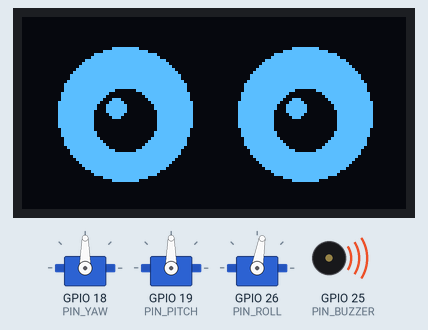
The program below on a simulated ESP32. On the bench: 128×64 one-colour display, 3 × servo, buzzer (waves = sounding, pin HIGH). Random numbers use the default seed unless the program sets one; EEPROM starts erased; what the program prints to the serial monitor is not drawn.

Above: at 0.9 s.

The program:

main.cpp
```cpp
/*
 * Cabeza social 3 GDL - firmware del ESP32  (µTP Robótica Social - Robótica II)
 *
 * Este archivo solo ARMA el sistema: dice qué pines hay, qué valores de fábrica tiene cada eje y
 * conecta las piezas. La lógica vive en lib/ (ver README.md).
 */
#include <Arduino.h>
#include <Wire.h>
#include <ESP32Servo.h>
#include <Neck.h>
#include <NeckParams.h>
#include <ToneSequencer.h>
#include <Eyes.h>
#include <HeadProtocol.h>

// ---------------------------------------------------------------- hardware
constexpr int PIN_YAW    = 18;  // MG996R
constexpr int PIN_PITCH  = 19;  // MG996R
constexpr int PIN_ROLL   = 26;  // MG996R   (antes MG90S)
constexpr int PIN_BUZZER = 25;  // módulo buzzer pasivo MH-FMD, suena con el pin en BAJO

constexpr int     OLED_SDA  = 21;    // pines I2C normales del ESP32
constexpr int     OLED_SCL  = 22;
constexpr uint8_t OLED_ADDR = 0x3C;  // 0x3D dirección alternativa (ver pantalla y jumper)

const NeckHw HW = { {PIN_YAW, PIN_PITCH, PIN_ROLL}, 500, 2500 };   // pulso 500..2500 us = 0..180°

// ---------------------------------------------------------------- valores de fábrica por eje
// 'step' = zona muerta medida del conjunto servo + estructura inicialmente de (yaw 5°, pitch 4°, roll 2°),
// al modificar los servos utilizados (los 3 mg996r) se utiliza 4° para todos (yaw= pitch= roll= 4°).
// vmax conviene mantenerlo por debajo de la velocidad del servo (MG996R ~350-430 °/s sin carga,
// MG90S ~600-750 °/s) para que cada salto de 'step' termine antes del siguiente.
// El roll (MG90S) arranca en modo directo, que fue lo que mejor funcionó. Luego se modifico por un MG996R en modo indirecto
const MotionConfig DEFAULTS[NUM_AXES] = {
  //          min  max  home  vmax  amax direct step
  /* YAW   */ { 20, 160,  90,   100,  200, false, 0.0f },
  /* PITCH */ { 60, 120,  90,   100,  200, false, 0.0f },
  /* ROLL  */ { 50, 110,  80,   100,  200, false, 0.0f },
};

// ---------------------------------------------------------------- objetos
Neck           neck(HW, DEFAULTS);
ToneSequencer  buzzer(PIN_BUZZER, true, 6);   // activo en bajo (MH-FMD), canal LEDC 6 (temporizador 3)
Eyes           eyes(Wire, OLED_ADDR);
HeadProtocol   protocol(Serial, neck, buzzer, eyes);

void setup() {
  Serial.begin(115200);
  buzzer.begin();                          // primero: deja el buzzer en reposo (sin corriente)
  randomSeed(esp_random());                // parpadeos al azar

  Wire.begin(OLED_SDA, OLED_SCL);
  Wire.setClock(400000);
  if (!eyes.begin()) {
    Serial.println("AVISO: no se encontro la pantalla OLED. El robot sigue funcionando sin ojos.");
  }

  // Los servos solo pueden usar el temporizador 0 del PWM (canales 0, 1, 8 y 9). Así el buzzer,
  // en el canal 6 (temporizador 3), nunca les cambia la frecuencia de 50 Hz.
  ESP32PWM::allocateTimer(0);

  neckLoadParams(neck);   // si hay parámetros guardados, pisan los de fábrica (antes de begin)
  neck.begin();
  Serial.println("MCU listo (v3: cuello + sonidos + ojos). Esperando comandos...");
}

void loop() {
  unsigned long now = millis();
  protocol.update();
  neck.update(now);
  buzzer.update(now);
  eyes.update(now);
}
```

Measured:
- what the display in image 0 shows lasts 1.7 s, from 0.9 s to 2.6 s
